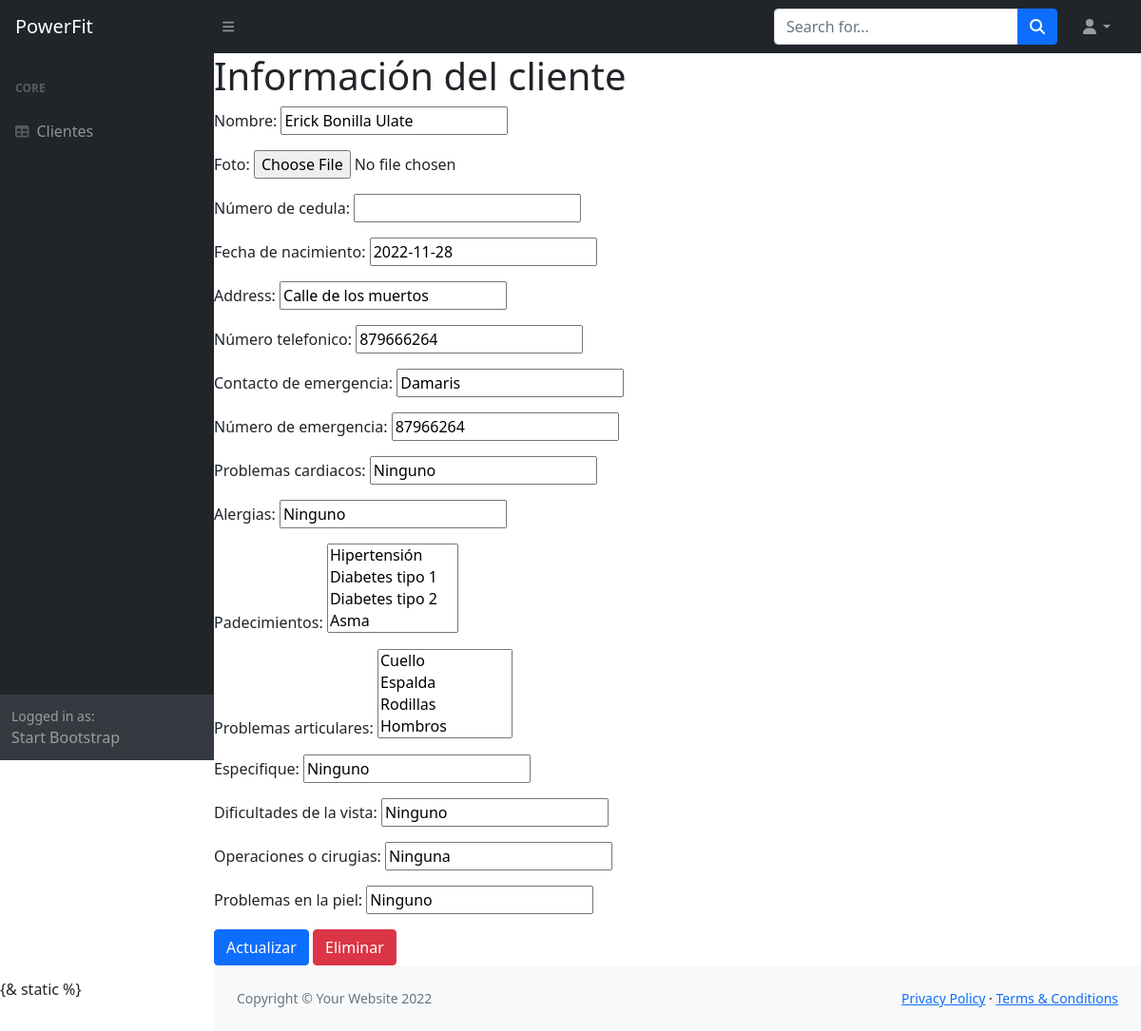
Page /users/update.html/3 on the earlier database version.
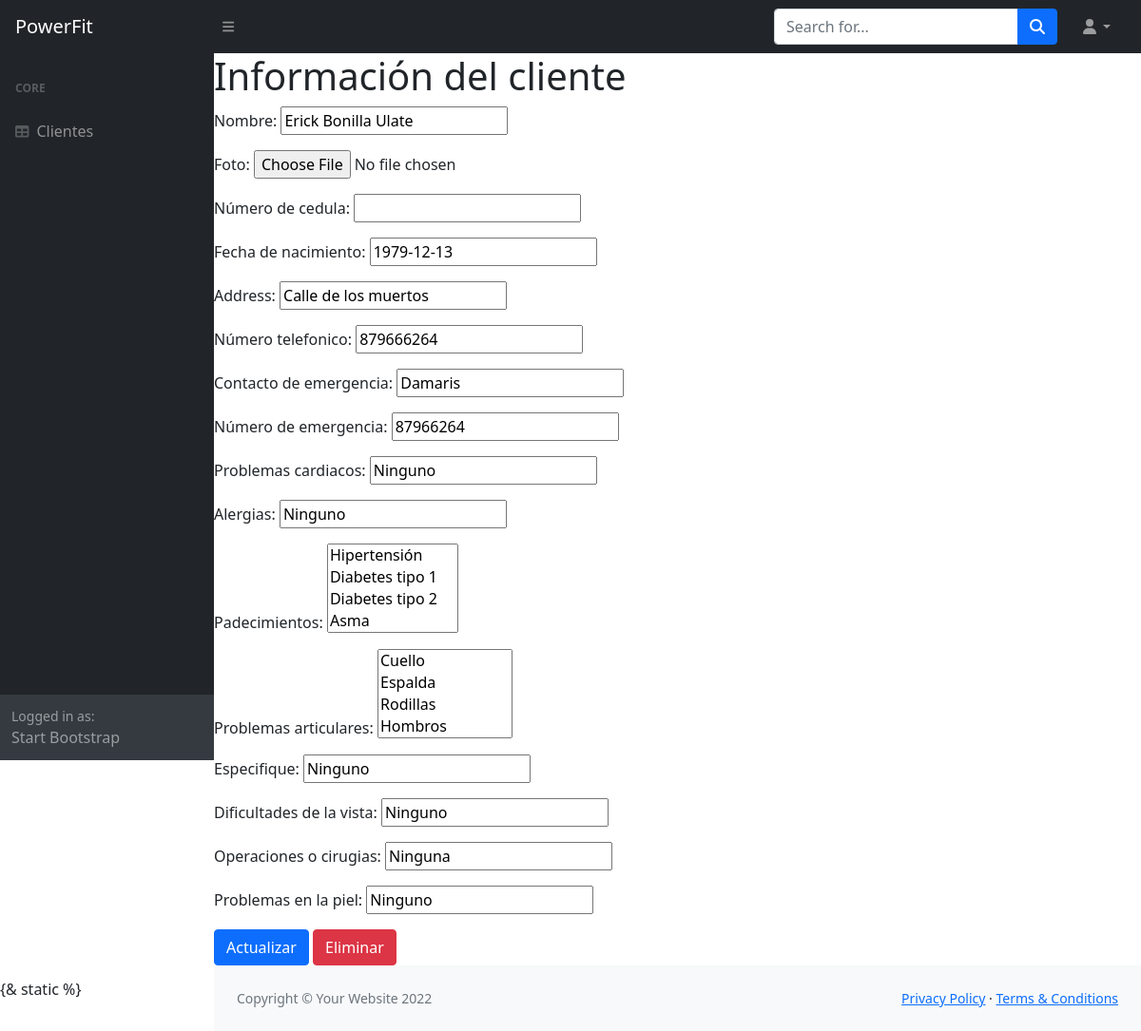
Same page on the later database version.
### HealthQuest/models.py (models this page shows, shortened)
class HealthQuests (models.Model):
    name = models.CharField(max_length=100, verbose_name= 'Nombre')
    photo = models.FileField(max_length=254, null=True, blank=True, verbose_name='Foto')
    identification = models.IntegerField(verbose_name= 'Número de cedula', blank=True, null=True, unique=True)
    Date_of_birth = models.DateField(default=datetime.date.today, verbose_name= 'Fecha de nacimiento')
    address = models.CharField(max_length=100)
    phone_number = models.IntegerField(verbose_name= 'Número telefonico')
    emergency_contact = models.CharField(max_length=100, verbose_name= 'Contacto de emergencia')
    emergency_number = models.IntegerField(verbose_name= 'Número de emergencia')
    heart_problems = models.CharField(max_length=100, default='Ninguno', verbose_name='Problemas cardiacos')
    allergies = models.CharField(max_length=100, default='Ninguno', verbose_name='Alergias')
    ailments = models.ManyToManyField(Ailments, verbose_name='Padecimientos', blank=True)
    joint_problems = models.ManyToManyField(Joint_problems, verbose_name='Problemas articulares', blank=True)
    specify = models.CharField(max_length=200, default='Ninguno', verbose_name='Especifique')
    vision_difficulties = models.CharField(max_length=100, default='Ninguno', verbose_name='Dificultades de la vista')
    operations_surgeries = models.CharField(max_length=100, default='Ninguna', verbose_name='Operaciones o cirugias')
    skin_problems = models.CharField(max_length=100, default='Ninguno', verbose_name='Problemas en la piel')

### HealthQuest/views.py (the view, shortened to what this page needs)
# urls.py: path('users/update.html/<int:pk>', views.updateuser.as_view(template_name='HealthQuest/update.html'), name='updt'),
class updateuser(UpdateView, SuccessMessageMixin):
    model = HealthQuests
    fields = '__all__'
    template_name = 'HealthQuest/update.html'
    success_message = 'Usuario actualizado'

### HealthQuest/models.py (called while the page is built)
    def __str__(self):
        return self.Joint_problem

    def __str__(self):
        return self.name_ailments

### templates/HealthQuest/update.html (shortened to what this page needs)
{% extends 'HealthQuest/index.html' %}
{% block content %}
    <form method="post">{% csrf_token %}
        <h1>Información del cliente</h1>
        {{ form.as_p }}
        <input class="btn btn-primary" type="submit" value="Actualizar">
        <a href="/delete_users.html/{{ object.id }}" class="btn btn-danger">Eliminar</a>
    </form>
{% endblock %}

Differences in the rows shown:
changed HealthQuests "Erick Bonilla Ulate": Date_of_birth "2022-11-28" → "1979-12-13"
